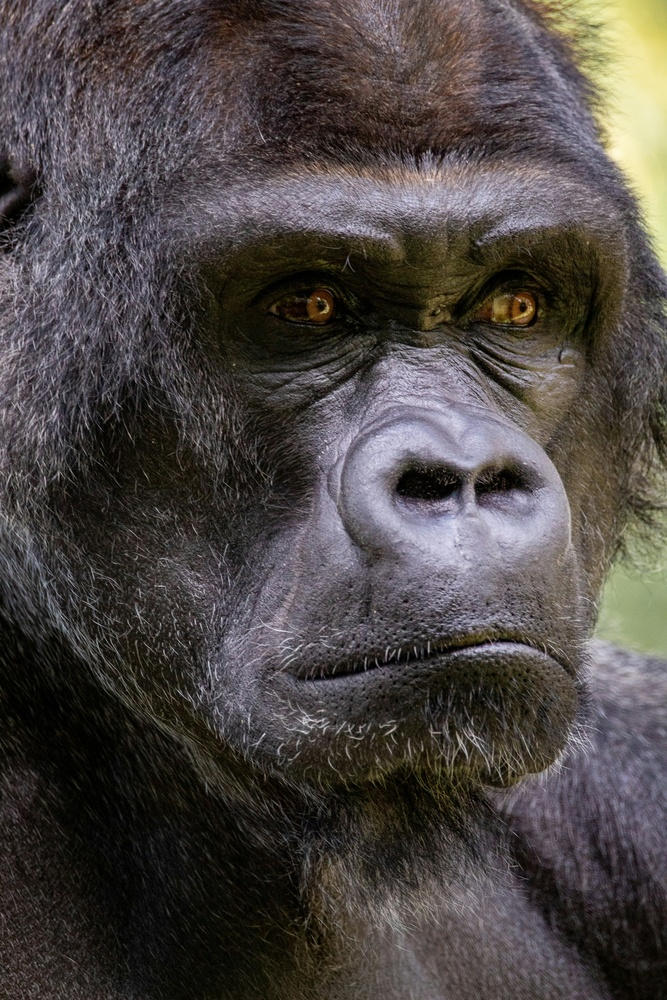
#> input picture joshua-j-cotten-8kXdIXob78U-unsplash.jpg, 667 x 1000 px, shrunk from 2333 x 3500 before the run, found by its file name
$ python DCTCompression.py
#> lines starting #> are read from the running program, lines starting #| are printed output that depends on the picture
import numpy as np
import cv2
from scipy.fftpack import dct, idct
import matplotlib.pyplot as plt


# 2D DCT
def dct2(a):
    return dct(dct(a.T, norm='ortho').T, norm='ortho')

# 2D IDCT
def idct2(a):
    return idct(idct(a.T, norm='ortho').T, norm='ortho')

# Load image
image = cv2.imread('C:/Users/soham/Pictures/Math 590 Project/joshua-j-cotten-8kXdIXob78U-unsplash.jpg', cv2.IMREAD_GRAYSCALE)
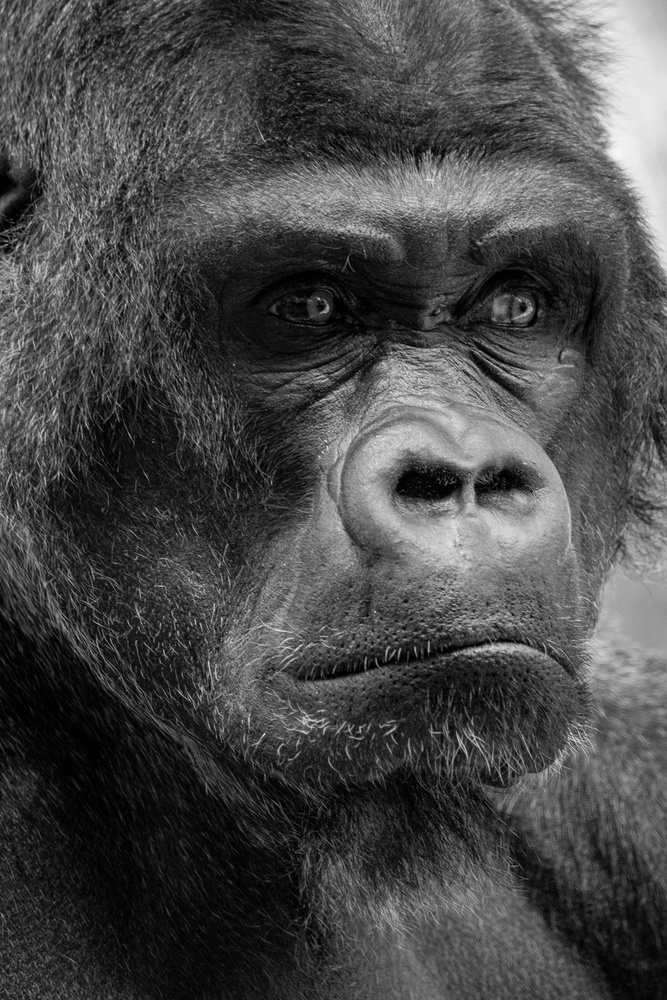
#> image: shape (1000, 667); min 0, max 248, mean 72.4
image = np.float32(image)  # Convert to float to prevent rounding errors

# Compute 2D DCT
dct_image = dct2(image)

# Set low frequencies to zero for compression
dct_image[50:, 50:] = 0

# Compute 2D IDCT
reconstructed_image = idct2(dct_image)
#> in idct2, `return idct(idct(a.T, norm='ortho').T, norm='ortho')`:
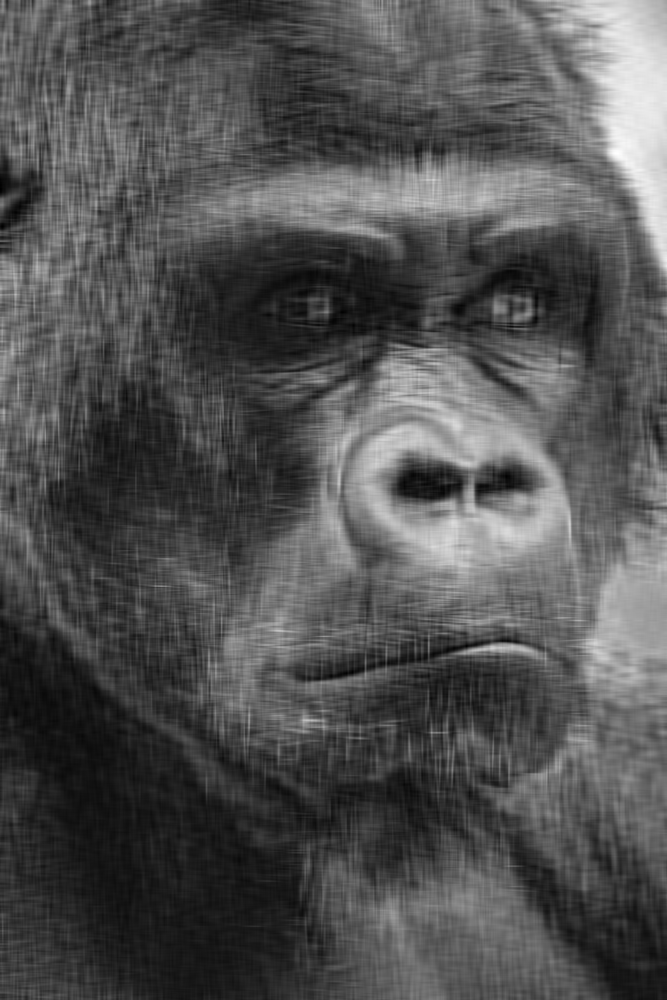
#> returned value: shape (1000, 667) float32; min -14.54, max 255.5, mean 72.4; drawn with min black and max white

# Display original and reconstructed images
plt.figure(figsize=(12, 6))

plt.subplot(1, 2, 1)
plt.imshow(image, cmap='gray')
plt.title('Original')
plt.axis('off')

plt.subplot(1, 2, 2)
plt.imshow(reconstructed_image, cmap='gray')
plt.title('Reconstructed')
plt.axis('off')

plt.show()
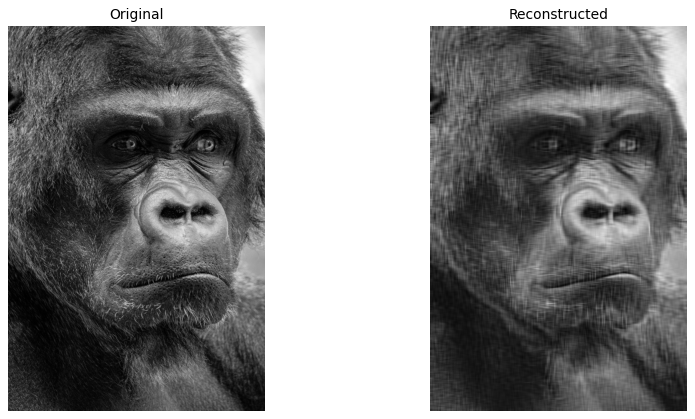
#> figure drawn by matplotlib, 2 panels

$ run again, with board.tif saved as joshua-j-cotten-8kXdIXob78U-unsplash.jpg
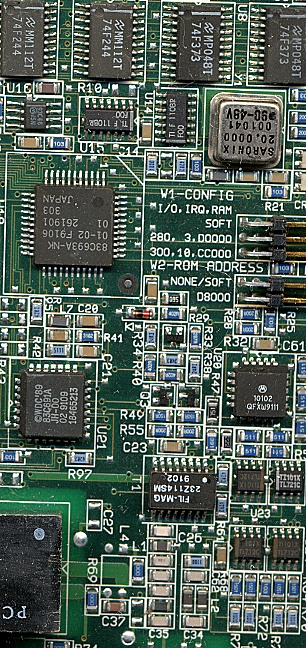
#> input picture board.tif, 306 x 648 px, found by its file name
#> in idct2, `return idct(idct(a.T, norm='ortho').T, norm='ortho')`:
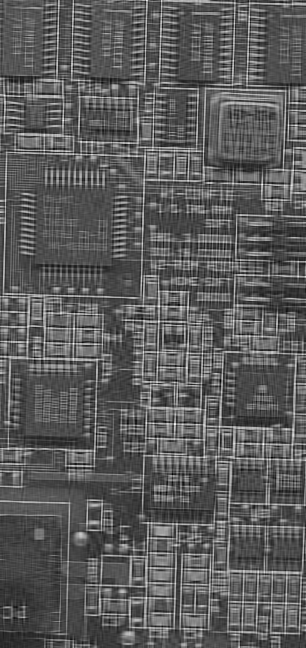
#> returned value: shape (648, 306) float32; min -78.07, max 396.7, mean 93.4; drawn with min black and max white
#> `plt.show()`:
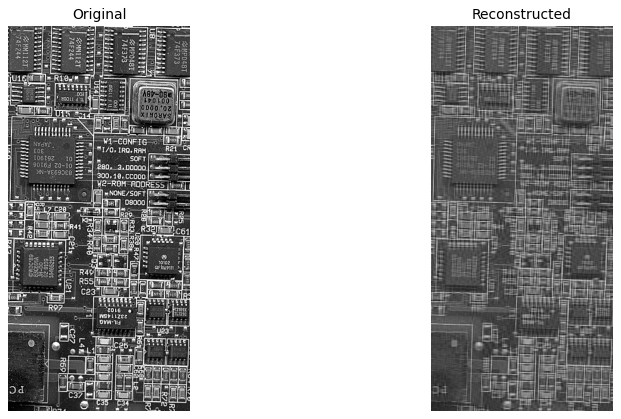
#> figure drawn by matplotlib, 2 panels
